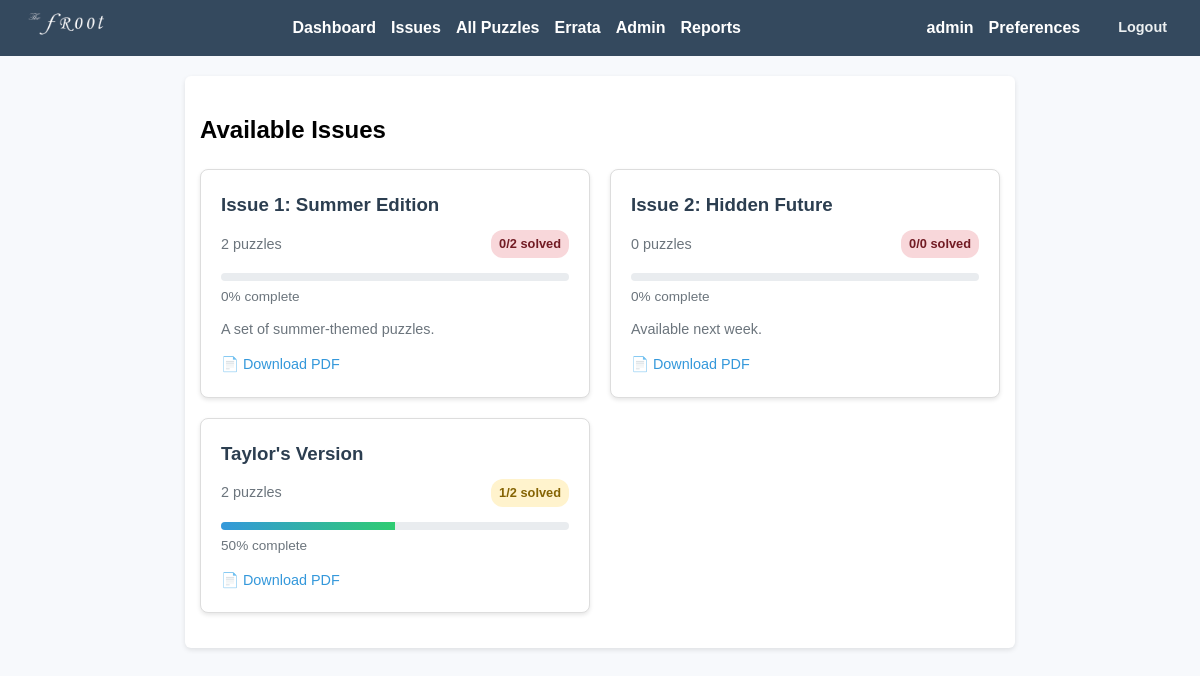
/issues (signed in), run on the app's committed database.
### app/models.py (models this page shows, shortened)
class User(UserMixin, db.Model):
    id = db.Column(db.Integer, primary_key=True)
    username = db.Column(db.String(150), unique=True, nullable=False)
    email = db.Column(db.String(150), unique=True, nullable=False)
    display_name = db.Column(db.String(150), nullable=True)
    password_hash = db.Column(db.String(200), nullable=False)
    is_admin = db.Column(db.Boolean, default=False)
    email_notifications = db.Column(db.Boolean, default=True)
    notify_new_issues = db.Column(db.Boolean, default=True)
    notify_new_hints = db.Column(db.Boolean, default=True)
    submissions = db.relationship('Submission', backref='user', lazy=True)

class Issue(db.Model):
    id = db.Column(db.Integer, primary_key=True)
    title = db.Column(db.String(200), nullable=False)
    description = db.Column(db.Text, nullable=True)
    pdf_filename = db.Column(db.String(200), nullable=True)
    answer_pdf_filename = db.Column(db.String(200), nullable=True)
    available_date = db.Column(db.DateTime(timezone=True), nullable=False, default=lambda: datetime.now(timezone.utc))
    puzzles = db.relationship('Puzzle', backref='issue', lazy=True)

### app/puzzles.py (the view)
@puzzle_bp.route('/issues')
@login_required
def list_issues():
    issues = Issue.query.order_by(Issue.available_date).all()
    current_time = datetime.now(timezone.utc)
    issue_progress = []
    for issue in issues:
        puzzle_count = len(issue.puzzles)
        solved_count = 0
        if puzzle_count > 0:
            puzzle_ids = [p.id for p in issue.puzzles]
            solved_count = Submission.query.filter(
                Submission.user_id == current_user.id,
                Submission.puzzle_id.in_(puzzle_ids),
                Submission.is_correct == True
            ).count()
        progress_percentage = (solved_count / puzzle_count * 100) if puzzle_count > 0 else 0
        issue_progress.append({
            'issue': issue,
            'puzzle_count': puzzle_count,
            'solved_count': solved_count,
            'progress_percentage': progress_percentage
        })
    return render_template('issue_list.html', issue_progress=issue_progress, current_time=current_time)

### app/templates/issue_list.html (shortened to what this page needs)
{% extends "base.html" %}
{% block content %}
<h2>Available Issues</h2>
<div class="issues-grid">
  {% for item in issue_progress %}
    {% set issue = item.issue %}
    {% if issue.available_date|to_utc <= current_time %}
      <div class="issue-card">
        <div class="issue-header">
          <h3><a href="{{ url_for('puzzle.issue_detail', issue_id=issue.id) }}">{{ issue.title }}</a></h3>
          <div class="issue-meta">
            <span class="puzzle-count">{{ item.puzzle_count }} puzzles</span>
            <span class="completion-badge {% if item.progress_percentage == 100 %}complete{% elif item.progress_percentage > 0 %}partial{% endif %}">
              {{ item.solved_count }}/{{ item.puzzle_count }} solved
            </span>
          </div>
        </div>
        <div class="progress-container">
          <div class="progress-bar">
            <div class="progress-fill" style="width: {{ item.progress_percentage }}%"></div>
          </div>
          <span class="progress-text">{{ "%.0f"|format(item.progress_percentage) }}% complete</span>
        </div>
        {% if issue.description %}
          <p class="issue-description">{{ issue.description[:100] }}{{ '...' if issue.description|length > 100 else '' }}</p>
        {% endif %}
        {% if issue.pdf_filename %}
          <div class="issue-download">
            <a href="{{ url_for('static', filename='pdfs/' + issue.pdf_filename) }}" target="_blank" download>
              📄 Download PDF
            </a>
          </div>
        {% endif %}
      </div>
    {% endif %}
  {% endfor %}
</div>
{% endblock %}

### app/templates/base.html (shortened to what this page needs)
<!DOCTYPE html>
<html>
<head>
    <link rel="stylesheet" href="{{ url_for('static', filename='style.css') }}">
</head>
<body>
  <nav>
    <div class="nav-content">
      <div class="nav-logo">
        <img src="{{ url_for('static', filename='img/logo.png') }}" alt="Logo">
      </div>
      <div class="nav-links">
        {% if current_user.is_authenticated %}
            <a href="{{ url_for('puzzle.user_dashboard') }}">Dashboard</a>
            <a href="{{ url_for('puzzle.list_issues') }}">Issues</a>
            <a href="{{ url_for('puzzle.list_puzzles') }}">All Puzzles</a>
            <a href="{{ url_for('puzzle.errata_list') }}">Errata</a>
            {% if current_user.is_admin %}
                <a href="{{ url_for('admin.dashboard') }}">Admin</a>
                <a href="{{ url_for('admin.reports_index') }}">Reports</a>
            {% endif %}
        {% else %}
            <a href="{{ url_for('main.index') }}">Home</a>
            <a href="{{ url_for('puzzle.errata_list') }}">Errata</a>
            <a href="{{ url_for('auth.login') }}">Login</a>
            <a href="{{ url_for('auth.register') }}">Register</a>
        {% endif %}
      </div>
      {% if current_user.is_authenticated %}
        <div class="user-profile">
          <div class="user-info">
            <span class="user-name">{{ current_user.username }}</span>
            <a href="{{ url_for('auth.preferences') }}" class="preferences-link">Preferences</a>
            <a href="{{ url_for('auth.logout') }}" class="logout-link">Logout</a>
          </div>
        </div>
      {% endif %}
    </div>
</nav>
  <div class="container">
        {% block content %}{% endblock %}
    </div>
</body>
</html>

### app/static/style.css (style rules this page uses)
body { font-family: Arial, sans-serif; background-color: #f7f9fc; margin: 0; padding: 0; line-height: 1.6; }
nav { background-color: #34495e; padding: 10px; color: white; }
.nav-content { display: flex; justify-content: space-between; align-items: center; gap: 20px; }
.nav-links { display: flex; align-items: center; }
nav a { color: white; margin-right: 15px; text-decoration: none; font-weight: bold; }
.nav-logo img { height: 28px; width: auto; }
.user-profile { display: flex; align-items: center; }
.user-info { display: flex; align-items: center; gap: 15px; }
.user-name { color: white; font-weight: bold; }
.logout-link { color: #ecf0f1; text-decoration: none; font-size: 0.9em; padding: 4px 8px; border-radius: 4px; transition: background-color 0.3s ease; }
.container { max-width: 800px; margin: 20px auto; padding: 15px; background-color: white; border-radius: 6px; box-shadow: 0 2px 5px rgba(0, 0, 0, 0.1); }
.issues-grid { display: grid; grid-template-columns: repeat(auto-fill, minmax(350px, 1fr)); gap: 20px; margin: 20px 0; }
.issue-card { background: white; border: 1px solid #ddd; border-radius: 8px; padding: 20px; box-shadow: 0 2px 4px rgba(0,0,0,0.1); transition: box-shadow 0.3s ease; }
.issue-header { margin-bottom: 15px; }
.issue-header h3 { margin: 0 0 10px 0; color: #2c3e50; }
.issue-header h3 a { color: #2c3e50; text-decoration: none; }
.issue-meta { display: flex; justify-content: space-between; align-items: center; margin-bottom: 10px; }
.puzzle-count { font-size: 0.9em; color: #6c757d; }
.completion-badge { padding: 4px 8px; border-radius: 12px; font-size: 0.8em; font-weight: bold; }
.completion-badge.partial { background: #fff3cd; color: #856404; }
.completion-badge:not(.complete):not(.partial) { background: #f8d7da; color: #721c24; }
.progress-container { margin: 10px 0; }
.progress-bar { width: 100%; height: 8px; background: #e9ecef; border-radius: 4px; overflow: hidden; }
.progress-fill { height: 100%; background: linear-gradient(90deg, #3498db, #2ecc71); transition: width 0.3s ease; }
.progress-text { font-size: 0.85em; color: #6c757d; margin-top: 5px; display: block; }
.issue-description { color: #6c757d; font-size: 0.9em; margin: 10px 0; }
.issue-download { margin-top: 10px; }
.issue-download a { color: #3498db; text-decoration: none; font-size: 0.9em; }

### data on the page
User: username "admin"
Issue: title "Issue 1: Summer Edition", description "A set of summer-themed puzzles."
Issue: title "Issue 2: Hidden Future", description "Available next week."
Issue: title "Taylor's Version"

### other printed values
{{ item.puzzle_count }} "2" "0" "2"
{{ item.solved_count }} "0" "0" "1"
{{ "%.0f"|format(item.progress_percentage) }} "0" "0" "50"
